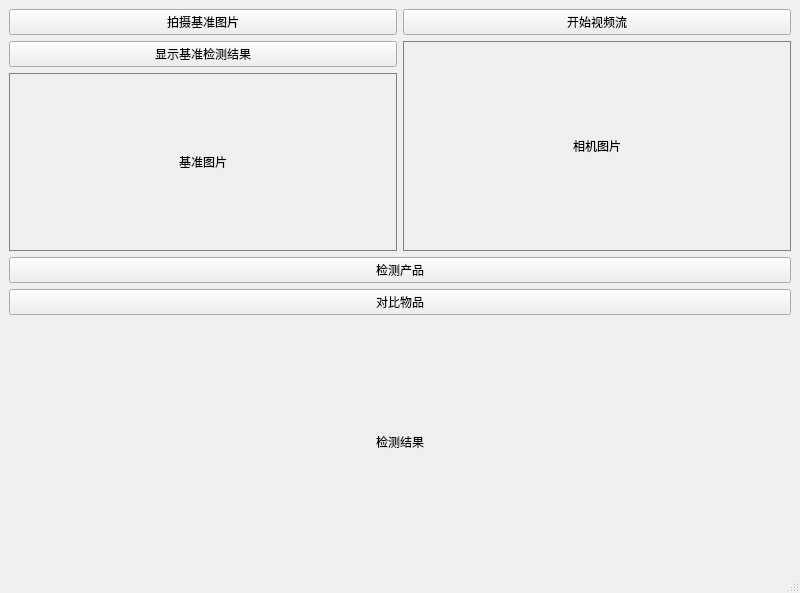
<?xml version="1.0" encoding="UTF-8"?>
<ui version="4.0">
 <class>MainWindow</class>
 <widget class="QMainWindow" name="MainWindow">
  <property name="geometry">
   <rect>
    <x>0</x>
    <y>0</y>
    <width>800</width>
    <height>593</height>
   </rect>
  </property>
  <property name="windowTitle">
   <string>ProductChecker</string>
  </property>
  <widget class="QWidget" name="centralWidget">
   <layout class="QVBoxLayout" name="mainLayout">
    <item>
     <layout class="QHBoxLayout" name="imageLayout">
      <item>
       <layout class="QVBoxLayout" name="leftLayout">
        <item>
         <widget class="QPushButton" name="captureBaseBtn">
          <property name="text">
           <string>拍摄基准图片</string>
          </property>
         </widget>
        </item>
        <item>
         <widget class="QPushButton" name="showBaseDetectBtn">
          <property name="text">
           <string>显示基准检测结果</string>
          </property>
         </widget>
        </item>
        <item>
         <widget class="QLabel" name="baseImageLabel">
          <property name="styleSheet">
           <string notr="true">border: 1px solid gray;</string>
          </property>
          <property name="text">
           <string>基准图片</string>
          </property>
          <property name="alignment">
           <set>Qt::AlignCenter</set>
          </property>
          <property name="fixedSize" stdset="0">
           <size>
            <width>300</width>
            <height>300</height>
           </size>
          </property>
         </widget>
        </item>
       </layout>
      </item>
      <item>
       <layout class="QVBoxLayout" name="rightLayout">
        <item>
         <layout class="QHBoxLayout" name="cameraControlLayout">
          <item>
           <widget class="QPushButton" name="cameraBtn">
            <property name="text">
             <string>开始视频流</string>
            </property>
           </widget>
          </item>
         </layout>
        </item>
        <item>
         <widget class="QLabel" name="cameraImageLabel">
          <property name="styleSheet">
           <string notr="true">border: 1px solid gray;</string>
          </property>
          <property name="text">
           <string>相机图片</string>
          </property>
          <property name="alignment">
           <set>Qt::AlignCenter</set>
          </property>
          <property name="fixedSize" stdset="0">
           <size>
            <width>300</width>
            <height>300</height>
           </size>
          </property>
         </widget>
        </item>
       </layout>
      </item>
     </layout>
    </item>

    <item>
     <widget class="QPushButton" name="detectBtn">
      <property name="text">
       <string>检测产品</string>
      </property>
     </widget>
    </item>

    <item>
     <widget class="QPushButton" name="compareBtn">
      <property name="text">
       <string>对比物品</string>
      </property>
     </widget>
    </item>

    <item>
     <widget class="QLabel" name="resultLabel">
      <property name="text">
       <string>检测结果</string>
      </property>
      <property name="alignment">
       <set>Qt::AlignCenter</set>
      </property>
     </widget>
    </item>
   </layout>
  </widget>
  <widget class="QMenuBar" name="menuBar">
   <property name="geometry">
    <rect>
     <x>0</x>
     <y>0</y>
     <width>800</width>
     <height>24</height>
    </rect>
   </property>
  </widget>
  <widget class="QStatusBar" name="statusBar"/>
 </widget>
 <resources/>
 <connections/>
</ui>
